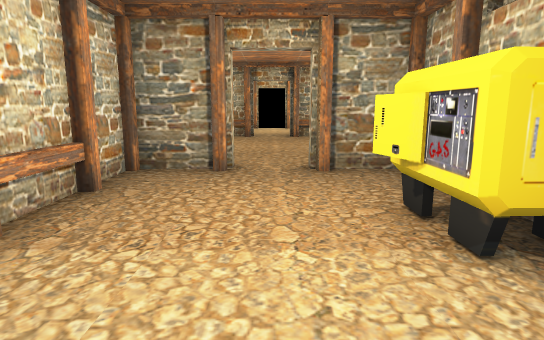
view 1 (above)

16 first-person views from a walk through a 3-D level made in the Unity game engine. The camera is 1.2 m above the floor, tilts 10° down and sees 75° across. The floor is counted in squares, 1 m on a side. Each view is taken from the middle of a square. On the plan, view 1 faces up. The plan holds only what a view shows up to about 14 squares ahead; the rest is blank. The player character is not drawn. Door leaves are left out, so doorways stand open.

view 2
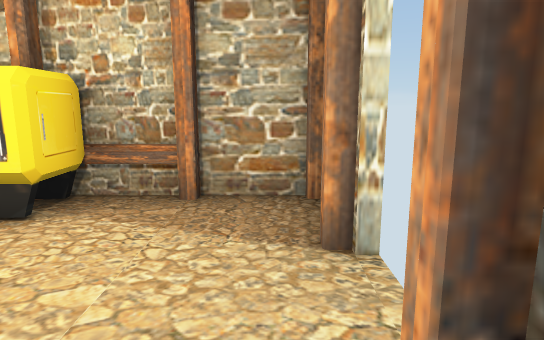

view 3
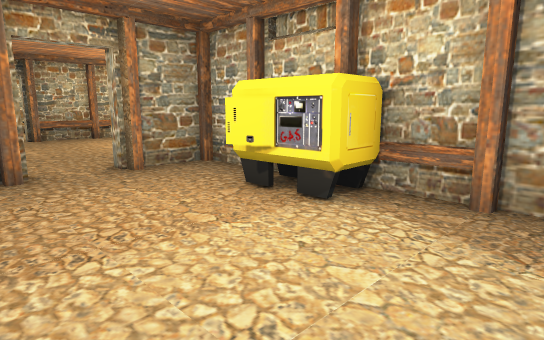

view 4
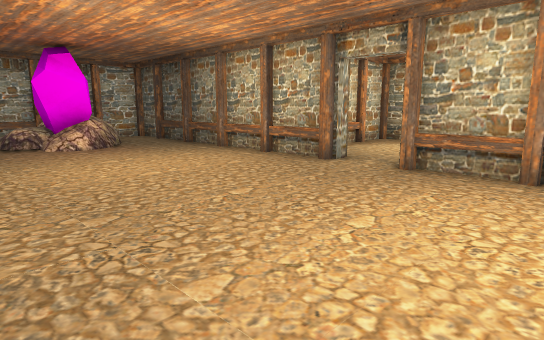

view 5
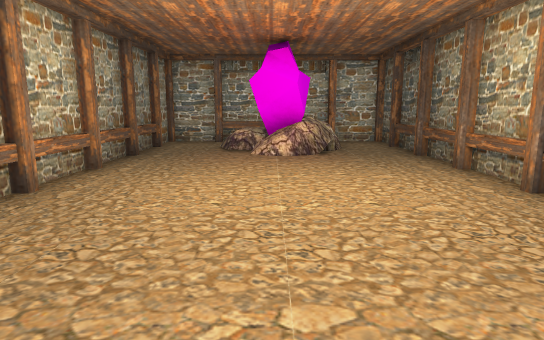

view 6
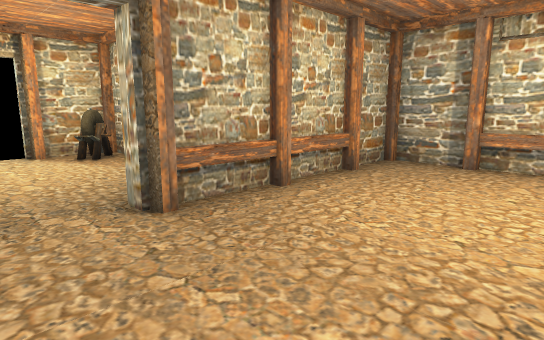

view 7
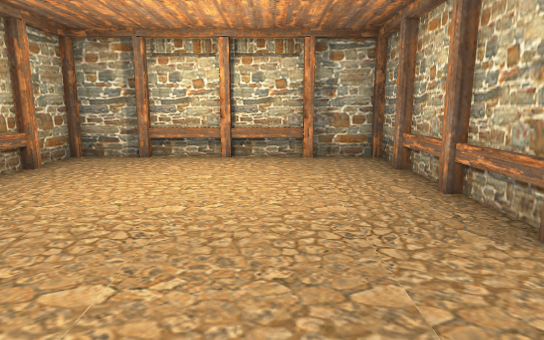

view 8
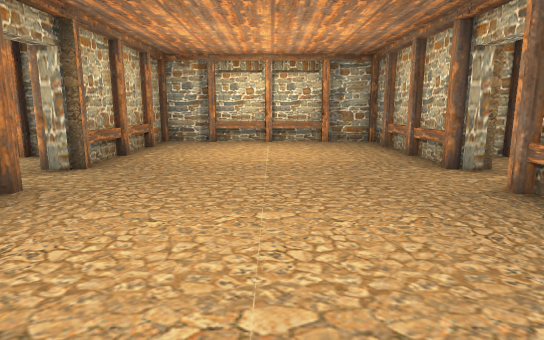

view 9
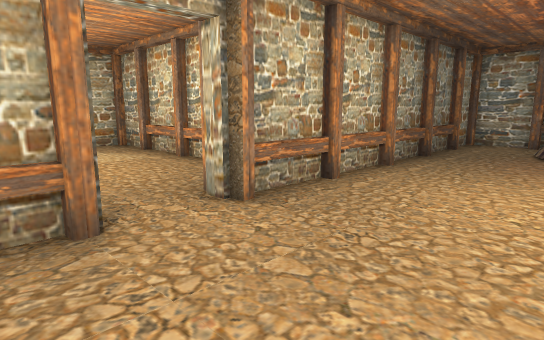

view 10
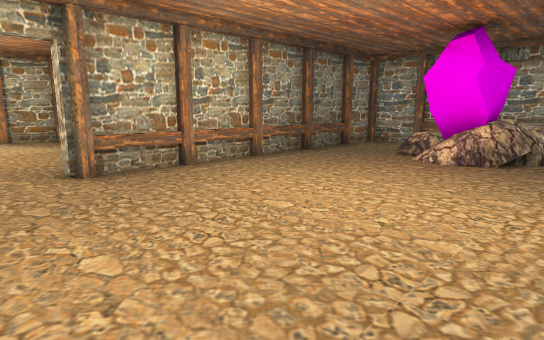

view 11
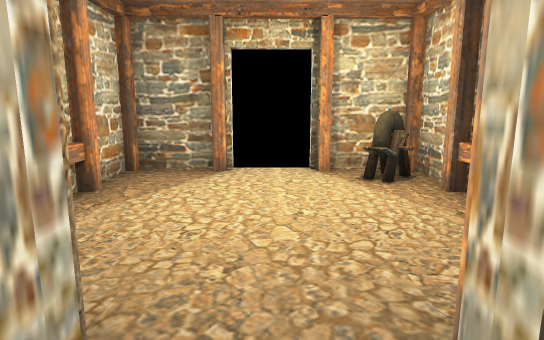

view 12
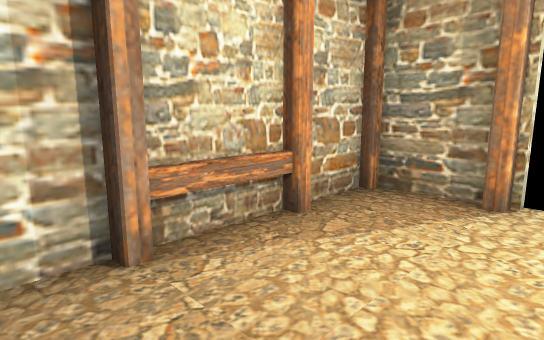

view 13
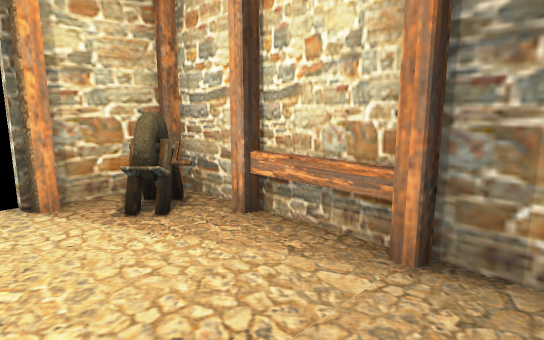

view 14
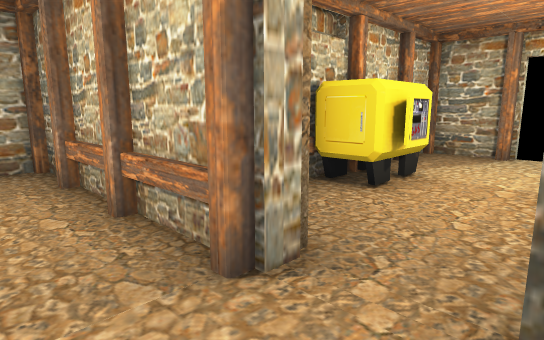

view 15
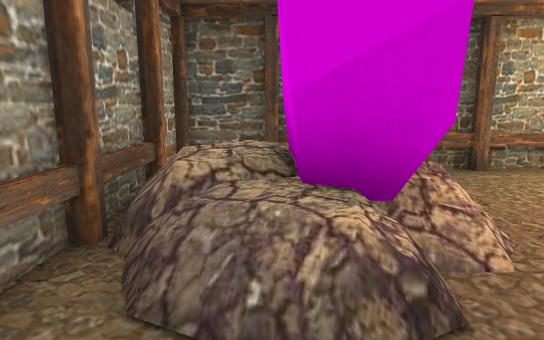

view 16
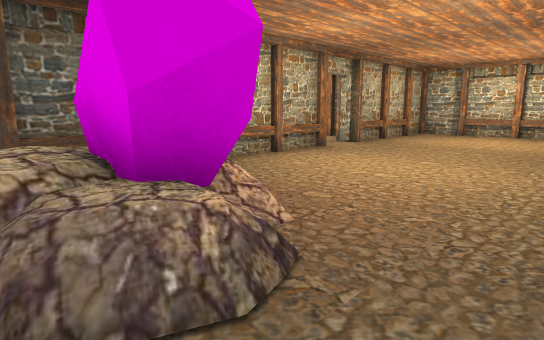

### Floor plan
Ten units are one square. View 1 is at (0, 0); x grows to the right and y downward. Boxes are objects, and circles mark ways between rooms. Rooms are numbered by the first view taken in them; rooms with no view inside come last. Other rooms are left out.
<svg viewBox="-113 -215 186 230">
<path fill="none" stroke="#000" d="M-28 -29 -28 -11M28 -34 28 -45M28 -13 28 -30M-26 -52 -26 -30M-28 -50 -28 -31M-28 -5 -28 7 -11 7M8 7 28 7 28 -10M28 -58 28 -69 11 -69M-11 -69 -28 -69 -28 -56M-8 -76 -8 -66M-11 -149 -30 -149M8 -146 8 -156M7 -73 29 -73M-30 -73 -11 -73M-31 -149 -50 -149M-8 -156 -8 -146M8 -66 8 -76M-50 -73 -31 -73M29 -149 10 -149M32 -73 49 -73M-51 -149 -70 -149M-70 -73 -51 -73M49 -149 30 -149M57 -73 68 -73 68 -90M68 -111 68 -130M68 -91 68 -110M68 -133 68 -149 54 -149M-106 -114 -106 -90M-108 -110 -108 -91M-108 -90 -108 -73 -71 -73M-72 -121 -70 -114M-73 -122 -69 -116M-104 -115 -103 -109M-26 -192 -26 -170M28 -173 28 -190M-28 -170 -28 -162M-28 -190 -28 -172M-11 -209 -28 -209 -28 -195M28 -195 28 -209 11 -209M28 -163 28 -170M-72 -149 -90 -149M-91 -149 -108 -149 -108 -133M-78 -125 -72 -121M-75 -124 -71 -119M-108 -130 -108 -113M-106 -133 -106 -114"/>
<rect x="5" y="-45" width="20" height="20" fill="#bbb"><title>generator</title></rect>
<rect x="-95" y="-125" width="30" height="30" fill="#bbb"><title>crystal</title></rect>
<rect x="15" y="-205" width="10" height="10" fill="#bbb"><title>other object</title></rect>
<circle cx="0" cy="-70" r="3" fill="#2a7"/>
<circle cx="0" cy="-150" r="3" fill="#2a7"/>
<circle cx="-75" cy="-135" r="3" fill="#2a7"/>
<circle cx="-100" cy="-130" r="3" fill="#2a7"/>
<text x="0" y="-30">1</text>
<text x="-10" y="-110">2</text>
<text x="0" y="-180">3</text>
<text x="-80" y="-140">4</text>
<text x="-100" y="-120">5</text>
</svg>
Room 1 opens to room 2. Room 2 opens to room 3. Room 2 opens to room 4. Room 4 opens to room 5.

Where each view was taken, in squares from view 1:
view 1: 0 up, 0 right, facing up
view 2: 0 up, 2 left, facing right
view 3: 0 up, 2 left, facing up-right
view 4: 8 up, 4 right, facing up-left
view 5: 11 up, 2 right, facing left
view 6: 11 up, 1 left, facing up-right
view 7: 10 up, 2 left, facing right
view 8: 11 up, 6 left, facing right
view 9: 11 up, 2 right, facing down-left
view 10: 14 up, 1 right, facing down-left
view 11: 14 up, 0 right, facing up
view 12: 16 up, 0 right, facing up-left
view 13: 16 up, 0 right, facing up-right
view 14: 9 up, 1 left, facing down-right
view 15: 8 up, 9 left, facing up
view 16: 8 up, 10 left, facing up-right
